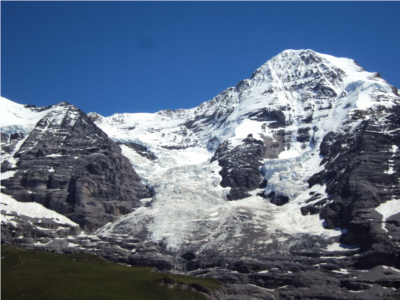
#> input picture assignment_3/image_stitching/images_multi/hill/2.JPG, 400 x 300 px, given in place of i, which was not available
$ python -i stitch.py   (imports and definitions only)
#> lines starting #> are read from the running program, lines starting #| are printed output that depends on the picture; pictures that were not available may be replaced by others from this repository, and a replacement may not be noted
#> in stitch_imgs, mat is the input picture: shape (300, 400, 3); mean B, G, R 131, 108.6, 93
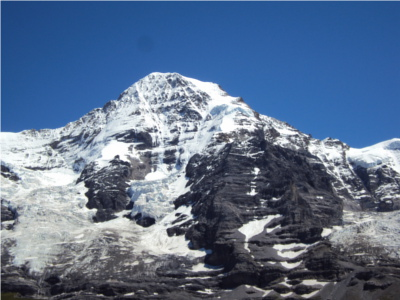
#> input picture assignment_3/image_stitching/images_multi/hill/3.JPG, 400 x 300 px, given in place of m, which was not available
#> in stitch_imgs, mat_0 is the input picture: shape (300, 400, 3); mean B, G, R 142.2, 113.3, 93.1
import config
import cv2
import logger
import matplotlib.figure
import matplotlib.pyplot as plt
import numpy as np
import scipy
import skimage.exposure
import skimage.transform


# [182 lines left out: functions comp_H, calc_residual, plt_inlier_matches, ransac, warp_imgs, not called in this run]


def create_canvas(mat: np.ndarray, height: int, width: int) -> np.ndarray:
#> called with height = 1500, width = 3000
    h, w, _ = mat.shape
#> h = 300; w = 400
    pad_h = height - h
#> pad_h = 1200
    pad_w = width- w
#> pad_w = 2600
    top = pad_h // 2
#> top = 600
    btm = pad_h - top
#> btm = 600
    left = pad_w // 2
#> left = 1300
    right = pad_w - left
#> right = 1300
    mat = cv2.copyMakeBorder(
        src=mat,
        top=top,
        bottom=btm,
        left=left,
        right=right,
        borderType=cv2.BORDER_CONSTANT,
        value=(0, 0, 0),
    )
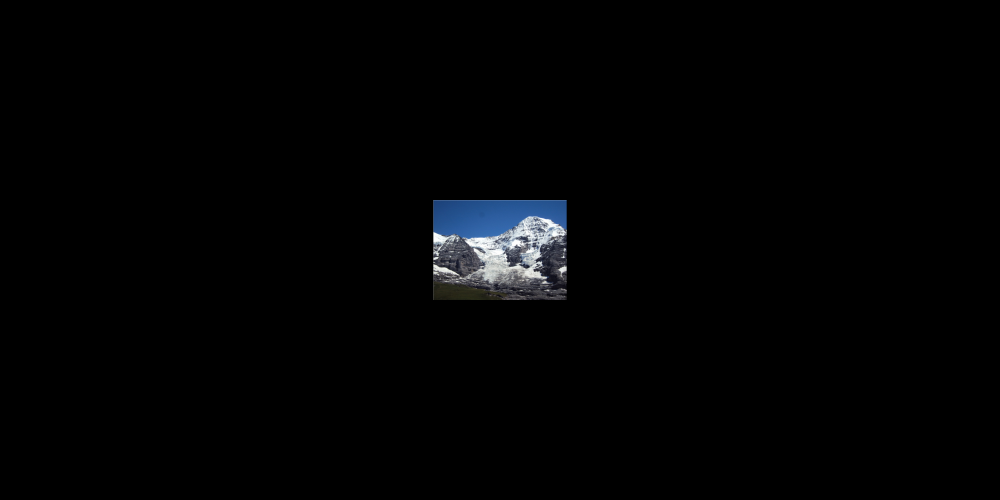
#> mat: shape (1500, 3000, 3) (shown at 1/3 size); mean of channels 0, 1, 2 3.5, 2.9, 2.5; drawn as B, G, R

    return mat


def stitch_2_imgs(
        mat_0: np.ndarray,
        mat_1: np.ndarray,
        canvas_h: int,
        canvas_w: int,
) -> tuple[np.ndarray, matplotlib.figure.Figure]:
    mat_0 = create_canvas(mat=mat_0, height=canvas_h, width=canvas_w)
    mat_1 = create_canvas(mat=mat_1, height=canvas_h, width=canvas_w)

    mat_0_gray = cv2.cvtColor(src=mat_0, code=cv2.COLOR_BGR2GRAY)
    mat_1_gray = cv2.cvtColor(src=mat_1, code=cv2.COLOR_BGR2GRAY)
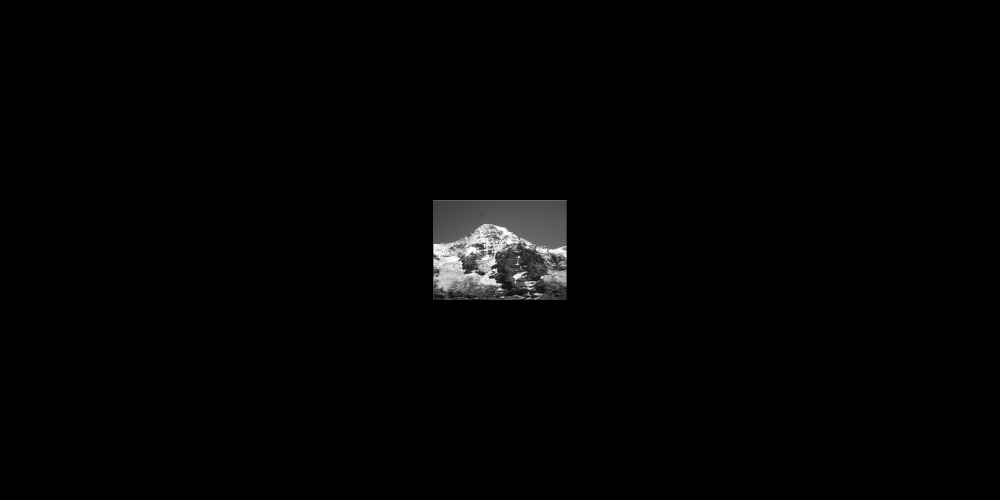
#> mat_1_gray: shape (1500, 3000) (shown at 1/3 size); min 0, max 255, mean 2.9

    sift_0 = cv2.SIFT_create()
    kp_0, desc_0 = sift_0.detectAndCompute(image=mat_0_gray, mask=None)
#> kp_0 = 1531 keypoints; strongest (x, y, size): (1690, 808, 13.3), (1313, 715, 21.6), (1303, 776, 5.5), (1695, 748, 4.7)
    sift_1 = cv2.SIFT_create()
    kp_1, desc_1 = sift_1.detectAndCompute(image=mat_1_gray, mask=None)
#> kp_1 = 1441 keypoints; strongest (x, y, size): (1553, 793, 3.9), (1557, 770, 4), (1698, 796, 2.4), (1684, 754, 22)

    desc_dists = scipy.spatial.distance.cdist(
        XA=desc_0, XB=desc_1, metric="sqeuclidean")
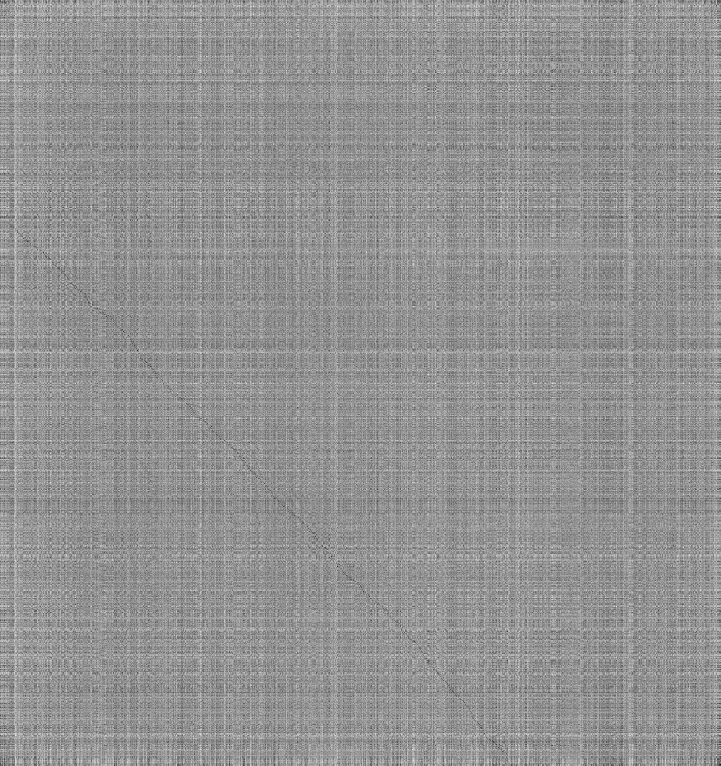
#> desc_dists: shape (1531, 1441) float64 (shown at 1/2 size); min 81, max 482725, mean 278588.6; drawn with min black and max white
#> (the run stopped early here; a loop or call above may not have finished)
